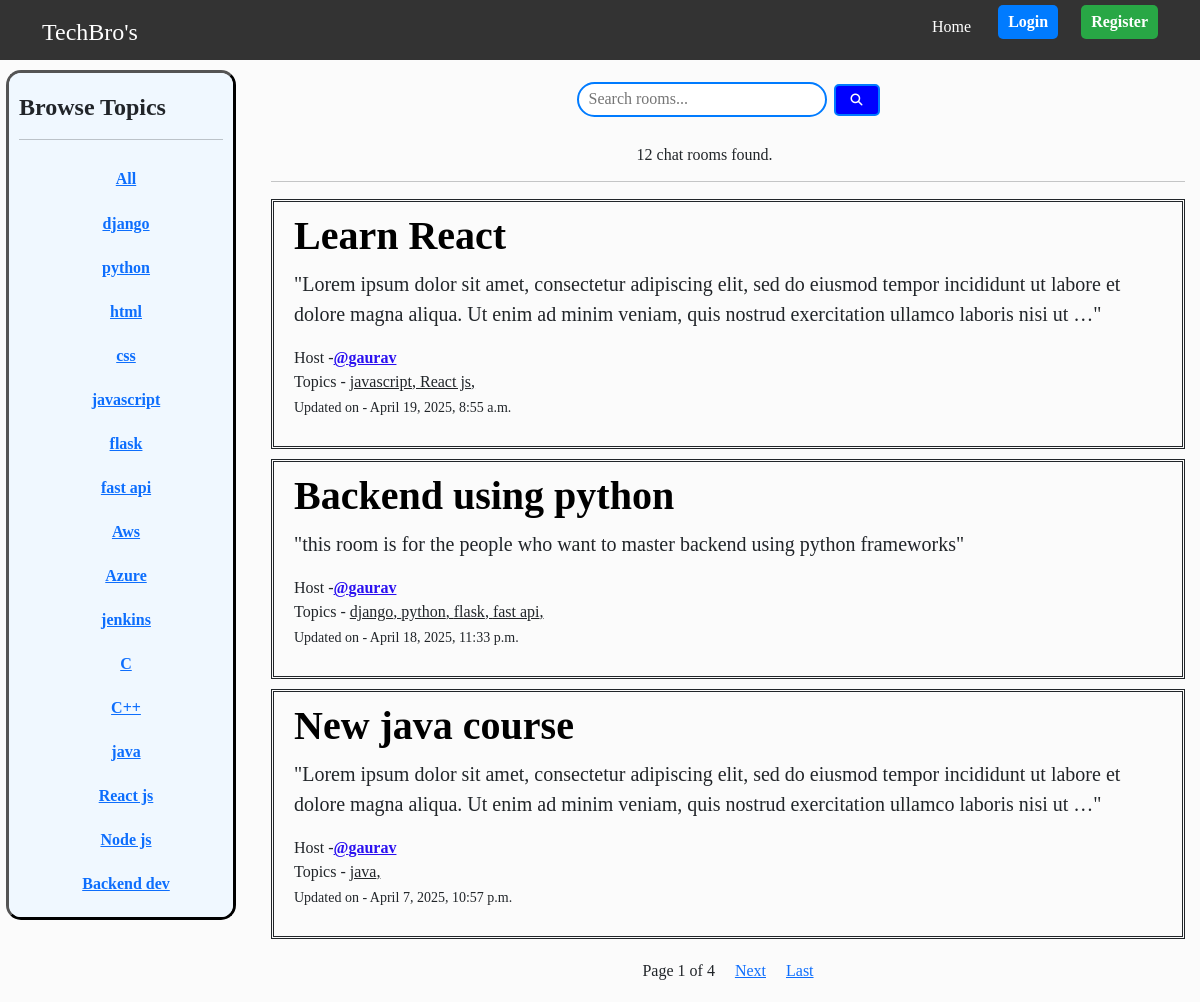
The page / on the database its author committed.
### main/models.py (models this page shows, shortened)
class Topic(models.Model):
    name = models.CharField(max_length=200)
    def __str__(self):
        return self.name

class Room(models.Model):
    topics = models.ManyToManyField(Topic,related_name="rooms")
    host = models.ForeignKey(User,on_delete=models.SET_NULL,null=True)
    name = models.CharField(max_length=200,)
    description = models.TextField(null=True, blank=True)
    participants = models.ManyToManyField(User,related_name='joined_rooms',through='Membership')
    updated = models.DateTimeField(auto_now=True)
    created = models.DateTimeField(auto_now_add=True)
    class Meta():
        ordering = ['-updated','-created']

### main/views.py (the view)
# urls.py: 2. Add a URL to urlpatterns:  path('', views.home, name='home')
def home(request):
    q = request.GET.get('q') if request.GET.get('q') != None else ""
    rooms = Room.objects.prefetch_related('topics').filter(Q(topics__name__icontains=q) | Q(name__icontains =q ) | Q(description__icontains = q)).distinct()
    room_count = rooms.count()
    topics = Topic.objects.all()
    chat_messages = Message.objects.all().order_by('-updated','-created')
    page = request.GET.get('page',1)
    paginator = Paginator(rooms,3)
    try:
        rooms = paginator.page(page)
    except:
        rooms = paginator.page(1)
    context = {'rooms':rooms,'topics':topics,'room_count':room_count,'chat_messages':chat_messages ,'q':q}
    return render(request , 'home.html',context)

### templates/home.html (shortened to what this page needs)
{% extends "base.html" %}
{% block content %}
<div class="home-container">
    <aside class = 'left-sidebar'>
        {% include "topics_component.html" %}
    </aside>
    <main class ="main-feed">
        <div class="center-container">
            <form action={% url "home" %} method="GET"  >
                <input class="search-box" type="search" name="q" placeholder="Search rooms..." aria-label="Search">
                <button class="search-button" type="submit"><i class="fa-solid fa-magnifying-glass"></i></button>
            </form>
        </div>
        <h6 class="search-result">{{room_count}} chat rooms found.</h6>
        {% include "main_feed_component.html" %}
    </main>
</div>
{% endblock content %}

### templates/topics_component.html (shortened to what this page needs)
<!DOCTYPE html>
<html lang="en">
<head>
</head>
<body>
    <div class="topic-container">
    <h4 class='headings'>Browse Topics</h4>
        <hr>
        <div class="topic-list">
            <div class="topic-box">
                <a href="{% url "home" %}"  > <b>All</b></a>
            </div>
        </div>
        <div class="topic-list">
        {% for topic in topics  %}
            <div class="topic-box" >
                <a href="{% url "home" %}?q={{topic.name}} " ><b>{{topic.name}}</b></a>
            </div>
        {% endfor %}
        </div>
    </div>
</body>
</html>

### templates/main_feed_component.html (shortened to what this page needs)
<!DOCTYPE html>
<html lang="en">
<head>
</head>
<body>
    <hr>
    {% for room in rooms %}
        <div class="room-box">
            <h1 class='headings'><a href="{% url "room" room.id %}" >{{ room.name }}</a></h1>
            <p class="room-desc">"{{room.description|truncatechars:200 }}"</p>
            <span>Host -<a href="{% url "user-profile" room.host.id %}" class="user-name">@{{ room.host.username }}</a></span>
            <div>
                <span>Topics - </span>
                {% for topic in room.topics.all  %}
                <span style="text-decoration: underline;">{{topic}}, </span>
                {% endfor %}
            </div>
        <p><small>Updated on - {{ room.updated }}</small></p>
        </div>
    {% endfor %}
    <div class="pagination-option">
        <span>Page {{rooms.number}} of {{rooms.paginator.num_pages}}</span>
        {% if rooms.has_next %}
            <span><a href="?page={{ rooms.next_page_number }}&q={{ q }}">Next</a></span>
            <a href="?page={{ rooms.paginator.num_pages }}&q={{ q }}">Last</a>
        {% endif %}
    </div>
</body>
</html>

### static/css/style.css (style rules this page uses)
* { margin: 0; padding-bottom: 1px; box-sizing: border-box; }
body { background-color: #FBFBFB; font-family: 'Times New Roman', Times, serif; }
.user-name { color: #2a10f0; font-weight: bold; }
.home-container { display: grid; grid-template-columns: 1fr 4fr ; gap: 20px; }
.topic-list { display: flex; flex-direction: column; justify-content: center; align-items: center; }
.topic-box { margin: 5px 2px 5px 12px ; padding: 5px 10px 5px 10px; text-align: center; border-radius: 5px; }
.room-desc { font-size: 20px; }
.center-container { display: flex; justify-content: center; align-items: center; height: 10vh; }
.search-box { margin-bottom: 10px; height: 35px; width: 250px; padding: 10px; border: 2px solid #007bff; border-radius: 25px; outline: none; font-size: 16px; }
.search-result { margin-left: 40%; }
.search-button { background-color: blue; color: white; border: 2px solid #007bff; padding: 5px 15px; margin-left: 3px; border-radius: 5px; cursor: pointer; font-size: 12px; }
.main-feed { padding: 5px 15px; }
.topic-container { height: 850px; overflow-y: auto; padding: 20px 10px 20px 10px; margin-top : 10px; margin-left: 6px; border-style : outset; border-radius: 15px; border-color: black; background-color:#F0F8FF; }
.headings { font-weight: bold; }
.headings a { color: black; text-decoration: none; transition: color 0.3s ease; }
.room-box { border-style: double; padding: 10px 20px 10px 20px; margin-top: 10px; margin-bottom: 10px; }
.pagination-option { display: flex; justify-content: center; }
.pagination-option > * { padding: 10px; }

### rows shown on the page
Topic: name "django"
Topic: name "python"
Topic: name "html"
Topic: name "css"
Topic: name "javascript"
Topic: name "flask"
Topic: name "fast api"
Topic: name "Aws"
Topic: name "Azure"
Topic: name "jenkins"
Topic: name "C"
Topic: name "C++"
Topic: name "java"
Topic: name "React js"
Topic: name "Node js"
Topic: name "Backend dev"
Room: name "Learn React", description "Lorem ipsum dolor sit amet, consectetur adipiscing elit, sed do eiusmod tempor incididunt ut labore et dolore magna aliqua. Ut enim ad minim veniam, quis nostrud exercitation ullamco laboris nisi ut …", host.username "gaurav", updated "April 19, 2025, 8:55 a.m."
Room: name "Backend using python", description "this room is for the people who want to master backend using python frameworks", host.username "gaurav", updated "April 18, 2025, 11:33 p.m."
Room: name "New java course", description "Lorem ipsum dolor sit amet, consectetur adipiscing elit, sed do eiusmod tempor incididunt ut labore et dolore magna aliqua. Ut enim ad minim veniam, quis nostrud exercitation ullamco laboris nisi ut …", host.username "gaurav", updated "April 7, 2025, 10:57 p.m."

### other values the page prints
{{ room_count }} "12"
{{ rooms.number }} "1"
{{ rooms.paginator.num_pages }} "4"
